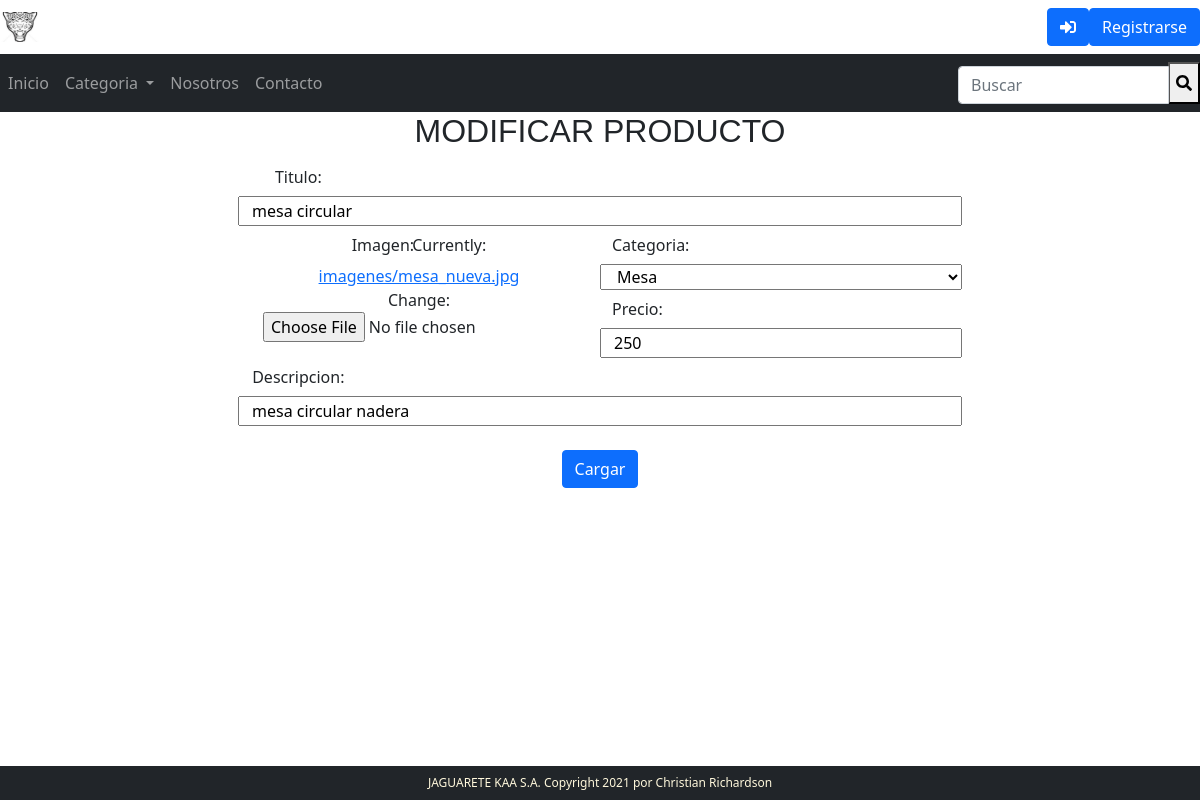
/producto_edicion/6, run on the app's committed database.
### market/models.py (models this page shows, shortened)
class Producto(models.Model):
    titulo = models.CharField(max_length=128, null=False)
    imagen = models.FileField(upload_to='imagenes/', null=False)
    descripcion = models.CharField(max_length = 2000, null=False)
    precio = models.IntegerField()
    categoria = models.ForeignKey(Categoria, on_delete=models.CASCADE, related_name="categoria_producto")

class Categoria(models.Model):
    categoria = models.CharField(max_length=64, null=False)
    def __str__(self):
        return f"{self.categoria}"

### market/views.py (the view)
# urls.py: path('producto_edicion/<int:producto_id>', views.producto_edicion, name="producto_edicion"),
def producto_edicion(request, producto_id):
    un_producto = get_object_or_404(Producto, id=producto_id)
    if request.method == "POST":
        form = FormProducto(data=request.POST, files=request.FILES, instance=un_producto)
        if form.is_valid():
            form.save()
            return redirect("market:index")
    else:
        form = FormProducto(instance = un_producto)
        return render(request, 'market/producto_edicion.html', {
            "producto": un_producto,
            "form": form
        })

### market/forms.py
class FormProducto(forms.ModelForm):
    class Meta:
        model = Producto
        fields = '__all__'

### market/context_processors.py (called while the page is built)
def list_categorias(request):
    lista_categorias = Categoria.objects.all()
    return {
        'categorias': lista_categorias
    }

### market/templates/market/producto_edicion.html (shortened to what this page needs)
{% extends "market/layout.html" %}
{% block body %}
<h2>Modificar Producto</h2>
    <div class="col-md-7 align-self-center ">
        <form enctype="multipart/form-data" action="{% url 'market:producto_edicion' producto.id %}" method="post" >
            <div class="form-group row">
                <label for="titulo_input"  class="col-sm-2 col-form-label">Titulo:</label> {{ form.titulo }} {{ form.titulo.errors }}
            </div>
            <div class="row">
                <div class="form-group float-left col-md-6">
                    <label for="imagen_input"  class="col-sm-2 col-form-label">Imagen:</label> {{ form.imagen }} {{ form.imagen.errors }}
                </div>
                <div class="float-rigth col-md-6">
                    <div class="form-group row">
                        <label for="categoria_input"  class="col-sm-2 col-form-label">Categoria:</label> {{ form.categoria }} {{ form.catogoria.errors }}
                    </div>
                    <div class="form-group row">
                        <label for="precio_input"  class="col-sm-2 col-form-label">Precio:</label> {{ form.precio }} {{ form.precio.errors }}
                    </div>
                </div>
            </div>
            <div class="form-group row"  class="col-sm-2 col-form-label">
                <label for="descripcion_input" class="col-sm-2 col-form-label">Descripcion:</label><br> {{ form.descripcion }} {{ form.descripcion.errors }}
            </div>
            <br>
            <div class="col-auto">
                <input type="submit" class="btn btn-primary" value="Cargar">
            </div>
        </form>
    </div>
{% endblock %}

### market/static/estilos.css (style rules this page uses)
h2 { font-family: sans-serif; text-transform: uppercase; font-weight: bolder; text-align: center; margin: auto; margin-top: 50px; }
body > div > div.col-md-7.align-self-center { margin:auto; text-align: center; }

### data on the page
Producto: titulo "mesa circular", precio "250", descripcion "mesa circular nadera"
Categoria: categoria "Mesa"
